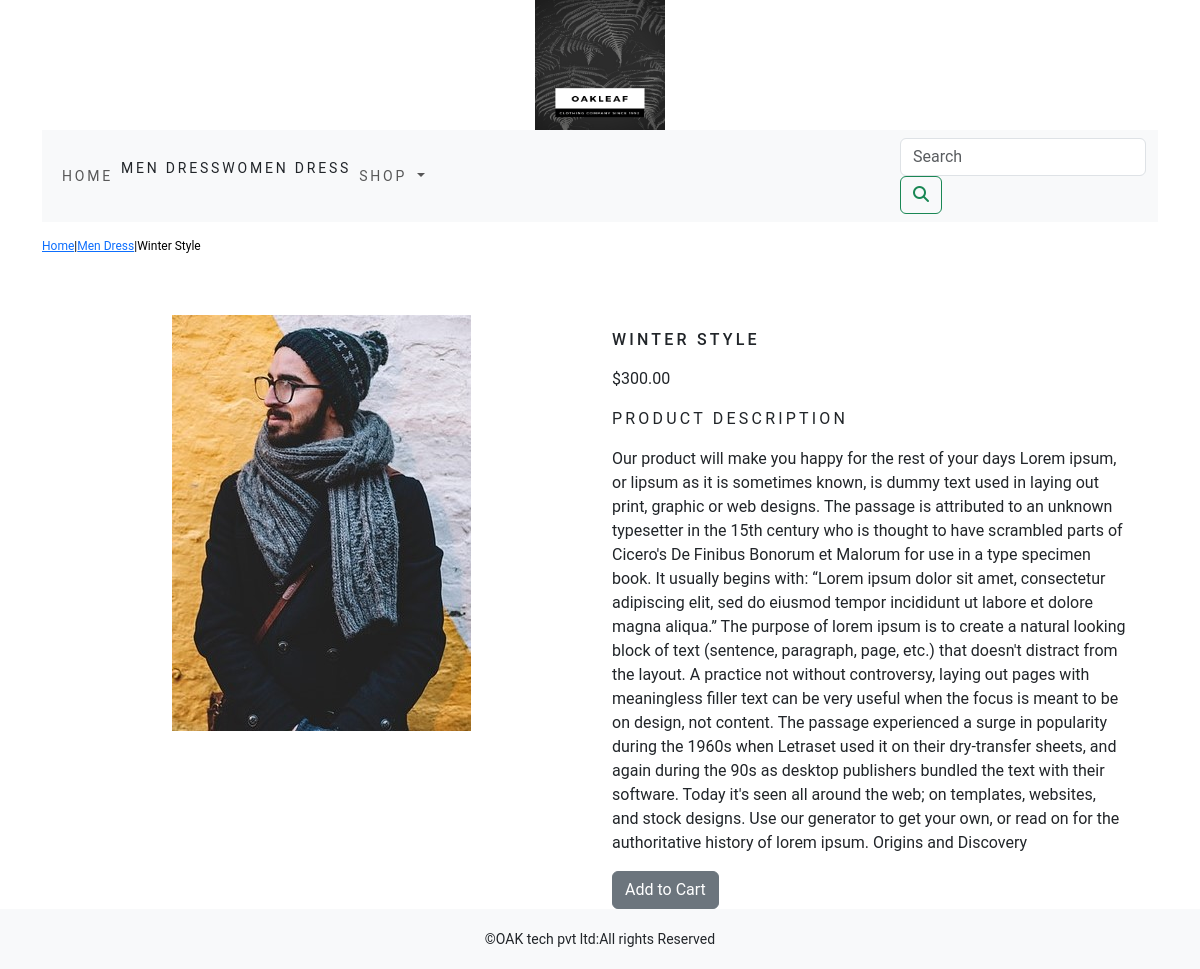
Screenshot of //men-dress/winter-style/ with the database file from the repository.
### shop/models.py (models this page shows, shortened)
class  Category(models.Model):
    name=models.CharField(max_length=100,unique=True)
    slug=models.SlugField(max_length=350,unique=True)
    description=models.TextField(blank=True)
    image=models.ImageField(upload_to='category',blank=True)
    class Meta:
        ordering=('name',)
        verbose_name='category'
        verbose_name_plural='categories'
    def get_url(self):
        return reverse('shop:product_by_category',args=[self.slug])
    def __str__(self):
        return '{}'.format(self.name)

class Product(models.Model):
    name=models.CharField(max_length=100,unique=True)
    slug=models.SlugField(max_length=300,unique=True)
    description=models.TextField(blank=True)
    price=models.DecimalField(max_digits=10,decimal_places=2)
    category=models.ForeignKey(Category,on_delete=models.CASCADE)
    image=models.ImageField(upload_to='product',blank=True)
    stock=models.IntegerField()
    available=models.BooleanField(default=True)
    created=models.DateTimeField(auto_now_add=True)
    updated=models.DateTimeField(auto_now=True)
    class Meta:
        ordering=('name',)
        verbose_name='product'
        verbose_name_plural='products'

### shop/views.py (the view)
# urls.py: path('/<slug:c_slug>/<slug:product_slug>/',views.proDetail,name='prodCatdetail'),
def proDetail(request,c_slug,product_slug):
    try:
        product=Product.objects.get(category__slug=c_slug,slug=product_slug)
    except Exception as e:
        raise e
    return render(request,'product.html',{'product':product})

### cart/context_processors.py (called while the page is built)
def counter(request):
    item_count=0
    if 'admin' in request.path:
        return {}
    else:
        try:
            cart=Cart.objects.filter(cart_id=_cart_id(request))
            cart_items=CartItem.objects.all().filter(cart=cart[:1])
            for cart_item in cart_items:
                item_count += cart_item.quantity
        except Cart.DoesNotExist:
            item_count =0
    return dict(item_count=item_count)

### cart/views.py (called while the page is built)
def _cart_id(request):
    cart=request.session.session_key
    if not cart:
        cart=request.session.create()
    return cart

### shop/context_processors.py (called while the page is built)
def menu_links(request):
    links=Category.objects.all()
    return dict(links=links)

### templates/product.html (shortened to what this page needs)
{% extends 'base.html' %}
{% load static %}
{% block content %}
<div class="row my_prod_row_class">
    <div class="mx_auto">
        <p> <a href="{% url 'shop:allProdCat' %}"> Home</a>|<a href="{{product.category.get_url}}">{{product.category}}</a>|{{product.name}}</p>
    </div>
</div>
<div class="container">
    <br>
<div class="row">
    <div class="col-12 col-sm-12 col-md-12 col-lg-6 text-center">
        <div style="min-width:18rem">
            <img src="{{product.image.url}}" alt="{{product.name}}">
        </div>
    </div>
               <div class="col-12 col-md-12 col-sm-12 col-lg-6">
                   <div>
            <h3 class="my_prod_title"> {{product.name}} </h3>
            <p> ${{product.price}} </p>
            <p class="my_title" > Product Description </p>
            <p class="text-justify my_prod_text"> {{product.description}} </p>
            {%  if product.stock <= 0 %}
            <p class="text-justify my_prod_text"><b>Out of Stock</b></p>
            {% else %}
            <a class="btn btn-secondary" href="{% url 'cart:add_cart' product.id %}"> Add to Cart</a>
            {% endif %}
            </div>
        </div>
    </div>
</div>
</div>
{% endblock %}

### templates/navbar.html (shortened to what this page needs)
<nav class="navbar navbar-expand-lg navbar-light bg-light">
  <div class="container-fluid">
    <div class="collapse navbar-collapse" id="navbarSupportedContent">
      <ul class="navbar-nav me-auto mb-2 mb-lg-0">
        <li class="nav-item">
          <a class="nav-link"  href="{% url 'shop:allProdCat' %}">Home</a>
        </li>
        <li class="nav-item">
             {% for cat in links %}
            <li><a class="dropdown-item" href="{{cat.get_url}}">{{cat.name}}</a></li>
               {% endfor %}
         <li class="nav-item dropdown {% if 'shop' in request.path %} active {% endif %}">
          <a class="nav-link dropdown-toggle" href="#" id="navbarDropdown" role="button" data-bs-toggle="dropdown" aria-expanded="false">
            Shop
          </a>
        </li>
      </ul>
       <form class="form-inline my-2 my-lg-0" action="{% url 'search_app:SearchResult' %}" method="GET">
      <input class="form-control mr-sm-2" type="search" placeholder="Search" name="q" aria-label="Search">
      <button class="btn btn-outline-success my-2 my-sm-0" type="submit"><i class="fa fa-search" ></i></button>
    </form>
    </div>
  </div>
</nav>

### static/css/custom.css (style rules this page uses)
body { font-family: 'Roboto', sans-serif; }
.nav-item { letter-spacing : .2em; font-size :14px; text-transform :uppercase; }
.dropdown-item { letter-spacing :.2em; font-size :14px; text-transform :uppercase; }
.my_title { font-size:16px; text-transform:uppercase; letter-spacing:.2em; }
.my_prod_row_class { padding-top:15px; padding-bottom:20px; }
.my_prod_row_class .mx_auto { color:#000; font-size:12px; text-decoration:none; }
.my_prod_title { font-size:16px; text-transform:uppercase; letter-spacing:.2em; padding-top:15px; padding-bottom:10px; }
.my_prod_text { padding-right:20px; }

### rows the page displays
Category: name "MEN DRESS"
Category: name "WOMEN DRESS"
Product: category "Men Dress", name "Winter Style", image (picture), name "WINTER STYLE", price "300.00", description "Our product will make you happy for the rest of your days Lorem ipsum, or lipsum as it is sometimes known, is dummy text used in laying out print, graphic or web designs. The passage is attributed to an unknown typesetter in the 15th century who is thought to have scrambled parts of Cicero's De Finibus Bonorum et Malorum for use in a type specimen book. It usually begins with: “Lorem ipsum dolor sit amet, consectetur adipiscing elit, sed do eiusmod tempor incididunt ut labore et dolore magna aliqua.” The purpose of lorem ipsum is to create a natural looking block of text (sentence, paragraph, page, etc.) that doesn't distract from the layout. A practice not without controversy, laying out…"
